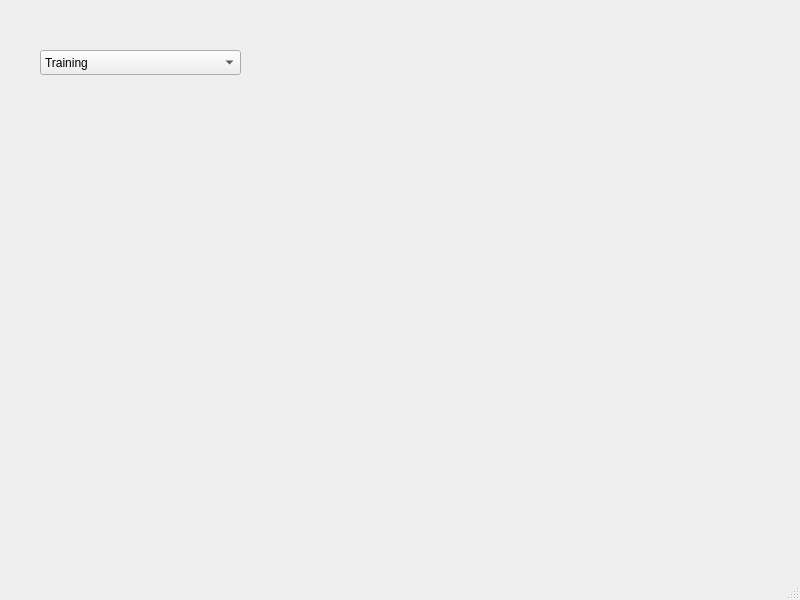
<?xml version="1.0" encoding="UTF-8"?>
<ui version="4.0">
 <class>MainWindow</class>
 <widget class="QMainWindow" name="MainWindow">
  <property name="geometry">
   <rect>
    <x>0</x>
    <y>0</y>
    <width>800</width>
    <height>600</height>
   </rect>
  </property>
  <property name="windowTitle">
   <string>MainWindow</string>
  </property>
  <widget class="QWidget" name="centralwidget">
   <widget class="QComboBox" name="cb_task">
    <property name="geometry">
     <rect>
      <x>40</x>
      <y>50</y>
      <width>201</width>
      <height>25</height>
     </rect>
    </property>
    <item>
     <property name="text">
      <string>Training</string>
     </property>
    </item>
    <item>
     <property name="text">
      <string>Simulation</string>
     </property>
    </item>
    <item>
     <property name="text">
      <string>Network Visualization</string>
     </property>
    </item>
   </widget>
  </widget>
  <widget class="QMenuBar" name="menubar">
   <property name="geometry">
    <rect>
     <x>0</x>
     <y>0</y>
     <width>800</width>
     <height>22</height>
    </rect>
   </property>
  </widget>
  <widget class="QStatusBar" name="statusbar"/>
 </widget>
 <resources/>
 <connections/>
</ui>
